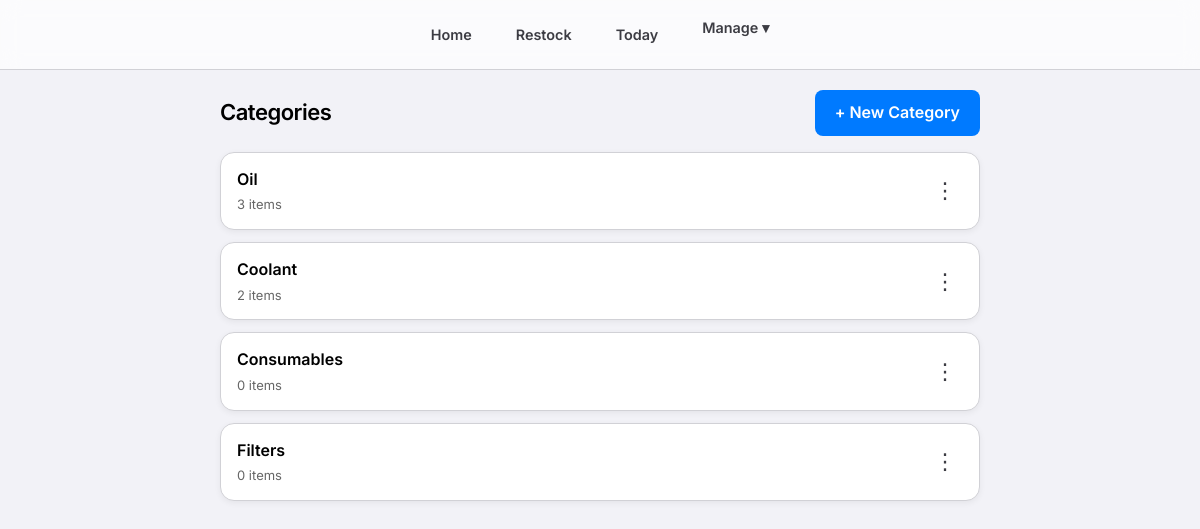
Screenshot of /manage/categories/ (signed in) with the database file from the repository.
### consumables/models.py (models this page shows, shortened)
class Category(models.Model):
    name = models.CharField(max_length=100)
    class Meta:
        verbose_name_plural = "Categories"

### consumables/views.py (the view)
# urls.py: path('manage/categories/', views.manage_categories, name='manage_categories'),
@login_required
@login_required
def manage_categories(request):
    categories = Category.objects.all()
    return render(request, 'consumables/manage_categories.html', {'categories': categories})

### consumables/templates/consumables/manage_categories.html (shortened to what this page needs)
{% extends 'consumables/base.html' %}
{% block content %}
<div class="page-header">
    <h2>Categories</h2>
    <a href="{% url 'add_category' %}" class="btn btn-primary btn-sm">
        + New Category
    </a>
</div>
{% for category in categories %}
<div class="item-card">
    <a href="{% url 'category_detail' category.id %}" class="item-link">
        <div class="item-name">{{ category.name }}</div>
        <div class="item-stock">{{ category.items.count }} items</div>
    </a>
    <details class="details-dropdown">
        <summary>&#8942;</summary>
    </details>
</div>
{% endfor %}
{% endblock %}

### consumables/static/css/style.css (style rules this page uses)
:root { --bg-color: #f2f2f7; --card-bg: #ffffff; --text-primary: #000000; --text-secondary: #3c3c43; --accent-red: #ff3b30; --accent-blue: #007aff; --accent-green: #34c759; --accent-yellow: #f59e0b; --border-color: #d1d1d6; --glass-bg: rgba(255, 255, 255, 0.7); --glass-border: rgba(0, 0, 0, 0.1); --input-bg: rgba(0, 0, 0, 0.05); }
* { box-sizing: border-box; margin: 0; padding: 0; font-family: 'Inter', -apple-system, BlinkMacSystemFont, "Segoe UI", Roboto, Helvetica, Arial, sans-serif; }
body { background-color: var(--bg-color); color: var(--text-primary); line-height: 1.6; padding-bottom: 80px; }
h1, h2, h3 { font-weight: 700; letter-spacing: -0.5px; margin-bottom: 1rem; color: var(--text-primary); }
a { color: var(--accent-blue); text-decoration: none; }
.item-card { background-color: var(--card-bg); padding: 15px; margin-bottom: 10px; border-radius: 12px; display: flex; justify-content: space-between; align-items: center; border: 1px solid var(--border-color); transition: transform 0.2s, box-shadow 0.2s; box-shadow: 0 1px 3px rgba(0, 0, 0, 0.05); }
.item-name { font-weight: 600; font-size: 1.1rem; color: var(--text-primary); }
.item-stock { font-size: 0.8rem; color: var(--text-secondary); }
.details-dropdown { position: relative; display: flex; align-items: center; justify-content: center; }
.details-dropdown summary { list-style: none; cursor: pointer; font-size: 1.5rem; color: var(--text-secondary); width: 36px; height: 36px; border-radius: 50%; display: flex; align-items: center; justify-content: center; transition: all 0.2s ease; user-select: none; outline: none; }
.details-dropdown summary::after { content: none; }
.btn { padding: 10px 20px; border-radius: 8px; border: none; font-weight: 600; cursor: pointer; transition: background 0.2s, transform 0.1s; text-align: center; display: inline-block; }
.btn-primary { background-color: var(--accent-blue); color: white; }

### consumables/templates/consumables/manage_categories.html (style rules this page uses)
.page-header { display: flex; justify-content: space-between; align-items: center; margin-bottom: 16px; }
.page-header h2 { margin: 0; font-size: 22px; font-weight: 600; }
.item-card { display: flex; align-items: center; justify-content: space-between; background: #fff; border-radius: 14px; padding: 14px 16px; margin-bottom: 12px; box-shadow: 0 2px 6px rgba(0,0,0,0.06); }
.item-link { text-decoration: none; color: inherit; flex: 1; }
.item-name { font-size: 16px; font-weight: 600; }
.item-stock { font-size: 13px; color: #666; margin-top: 2px; }
.details-dropdown { position: relative; }
.details-dropdown summary { list-style: none; cursor: pointer; font-size: 22px; padding: 4px 8px; border-radius: 50%; }

### rows the page displays
Category: name "Oil", items.count "3"
Category: name "Coolant", items.count "2"
Category: name "Consumables", items.count "0"
Category: name "Filters", items.count "0"
